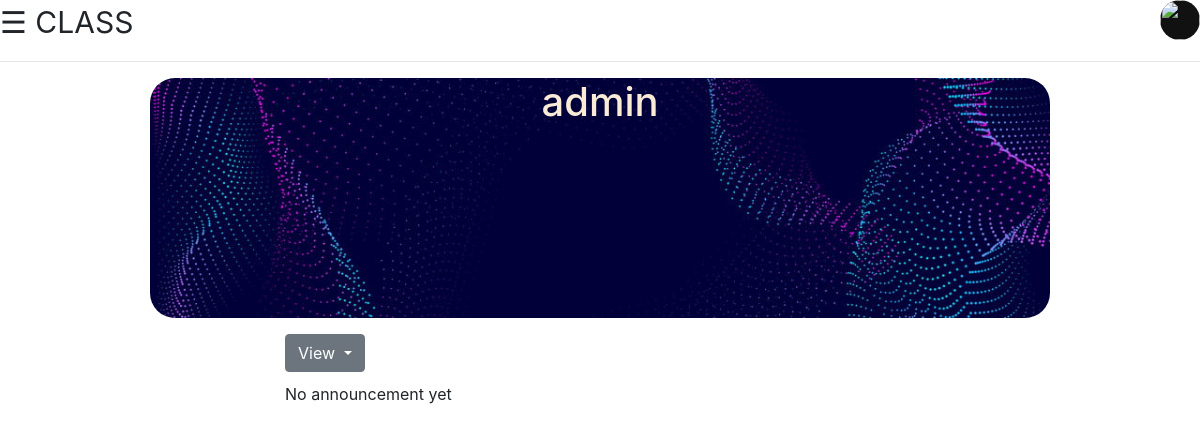
/dash/classs/5/ (signed in), run on an earlier commit of the app's database.
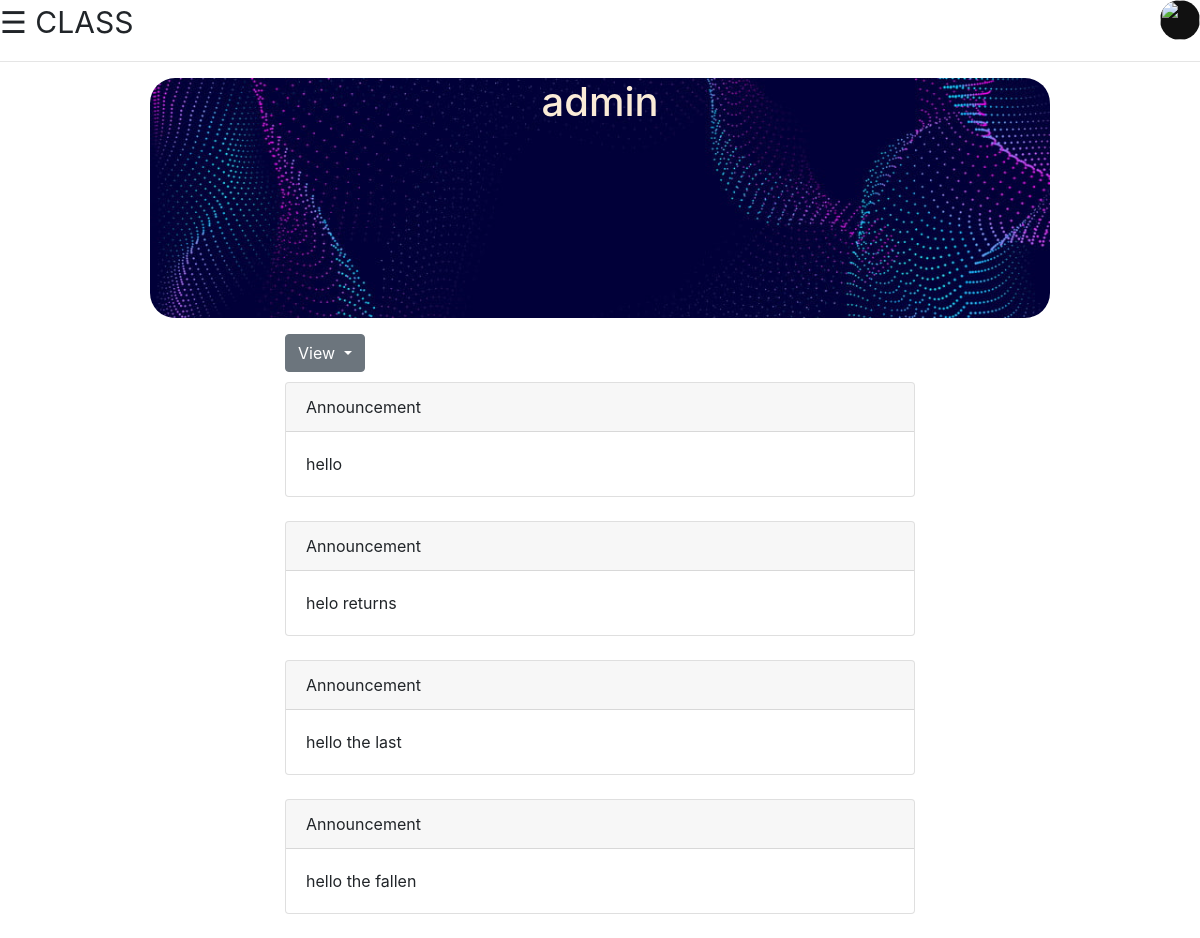
And on a later commit of the database.
### dash/models.py (models this page shows)
class classwork(models.Model):
    clid = models.ForeignKey(classsm, on_delete=models.CASCADE)
    wtype = models.ForeignKey(work, on_delete = models.CASCADE)
    wname = models.TextField()

### dash/views.py (the view)
# urls.py: path("classs/<int:pkid>/", views.classs, name = 'classs'),
def classs(request,pkid):
    if request.user.is_authenticated:
        obj = classsm.objects.get(pk=pkid)
        objclasswork = classwork.objects.filter(clid=pkid,wtype = 1)
        context = {'data':obj,'classcontent':objclasswork}
        return render(request,'dash/class.html',context)
    else:
        return redirect('/account/login')

### dash/templates/dash/class.html (shortened to what this page needs)
{% load static %}
<!DOCTYPE html>
<html lang="en">
<head>
    <link rel="stylesheet" href="{% static 'classroom/css/styleclass.css' %}">
    <link rel="stylesheet" href="https://stackpath.bootstrapcdn.com/bootstrap/4.5.2/css/bootstrap.min.css">
    <link rel="stylesheet" href="https://cdnjs.cloudflare.com/ajax/libs/font-awesome/4.7.0/css/font-awesome.min.css">
</head>
<body>
        <span style="font-size:30px;cursor:pointer" onclick="openNav()">&#9776; CLASS  </span>
        <div id="right">
            <img src="" alt="" class="img-alpha">
        </div>
        <hr>
    <div>
    <div style="float: left; width: 12.5%"><pre></pre></div>
    <div style="width: 75%; float: left;">
        <div style="height: 30vh; background-image:url({% static 'classroom/img/banner.jpg' %}); background-size: cover; color: antiquewhite; border-radius: 25px; text-align: center;">
            <h1>{{ data.name }}</h1>
        </div>
    <div>
    <div style="width: 15%; float: left;"><pre></pre></div>
    <div style="width: 70%; float: left;">
        <div>
          <div class="dropdown" style="float: left;">
            <button class="btn btn-secondary dropdown-toggle" type="button" id="dropdownMenuButton" data-toggle="dropdown" aria-haspopup="true" aria-expanded="false">
              View
            </button>
          </div>
        </div>
        <div>
          <br><br>
          {% if classcontent %}
          {% for obj in classcontent %}
                <div class="card" >
                  <div class="card-header">
                    Announcement
                  </div>
                  <div class="card-body">
                    <p class="card-text">{{ obj.wname }}</p>
                  </div>
                </div>
            	<br>
          {% endfor %}
          {% else %}
          No announcement yet
          {% endif %}
    </div>
    </div>
    </div>
    </div>
    </div>
    </body>
    </html>

What changed in the data, as far as the page shows it:
added classwork: wname "hello"
added classwork: wname "helo returns"
added classwork: wname "hello the last"
added classwork: wname "hello the fallen"
Also different on the page:
text no longer shown: "No announcement yet"
